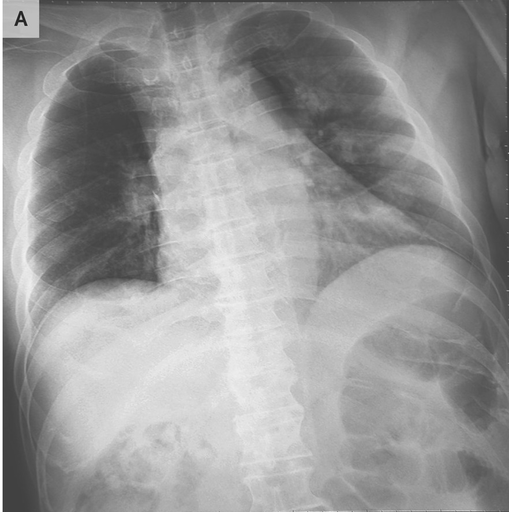
#> input picture extension_restoration_usm/data/medical/clean/cxr_github_01.png, 509 x 512 px
$ python -i auto_detect.py   (imports and definitions only)
#> lines starting #> are read from the running program, lines starting #| are printed output that depends on the picture
"""Blind degradation detector: decides which restoration filters an image needs.

No clean reference and no degradation metadata are used. Three independent
checks, in the order the degradations are physically applied in reverse
(impulse -> Gaussian noise -> blur):

  1. impulse (salt-and-pepper): pixels stuck at 0/1 that disagree with their
     3x3 median. Gives a per-pixel mask and a density.
  2. Gaussian noise: wavelet-MAD sigma estimate (Donoho) on the image after
     impulse pixels are repaired.
  3. blur: multi-scale gradient-energy ratios on the denoised image, mapped to
     a Gaussian sigma by a small regressor calibrated on blurred training
     images (see BlurSigmaModel).
"""
from __future__ import annotations

import numpy as np
from scipy.ndimage import gaussian_filter, median_filter, sobel
from sklearn.ensemble import GradientBoostingRegressor

IMPULSE_DENSITY_MIN = 0.005   # below this the image is treated as impulse-free
NOISE_SIGMA_MIN = 0.015       # wavelet-MAD sigma above this => Gaussian noise present
BLUR_SIGMA_MIN = 1.0          # estimated blur sigma above this => blurred
_EXTREME = 1.5 / 255.0
_IMPULSE_DEV = 0.25


# [43 lines left out: functions _channels, detect_impulse, repair_impulses, estimate_noise_sigma, not called in this run]


def _grad_energy(gray: np.ndarray) -> float:
    gx = sobel(gray, axis=1)
    gy = sobel(gray, axis=0)
    return float(np.mean(gx**2 + gy**2)) + 1e-12


def blur_features(image: np.ndarray) -> np.ndarray:
    """Log gradient-energy ratios after re-blurring at several scales.

    A sharp image loses much gradient energy when re-blurred; an already blurred
    one loses little. Scale-ratio profile is largely image-content independent.
    """
    gray = image if image.ndim == 2 else image.mean(axis=-1)
    e0 = _grad_energy(gray)
    feats = [np.log(_grad_energy(gaussian_filter(gray, s)) / e0) for s in (0.6, 1.0, 1.6, 2.5, 4.0)]
    feats.append(np.log(e0))
    return np.array(feats)


class BlurSigmaModel:
    """Maps blur_features -> Gaussian sigma. Fit on (image, true sigma) pairs."""

    # [4 lines left out: function __init__, not called in this run]

    def fit(self, feats: np.ndarray, sigmas: np.ndarray) -> "BlurSigmaModel":
        self.model.fit(feats, sigmas)
        return self

    def predict(self, image: np.ndarray) -> float:
        return float(max(0.0, self.model.predict(blur_features(image)[None])[0]))


# [16 lines left out: function analyse, not called in this run]

>>> import cv2
>>> picture = cv2.imread('data/medical/clean/cxr_github_01.png', cv2.IMREAD_GRAYSCALE)
#> picture is the input picture: shape (512, 509); min 23, max 255, mean 151
>>> result = blur_features(picture)
#> in _grad_energy, `gy = sobel(gray, axis=0)`:
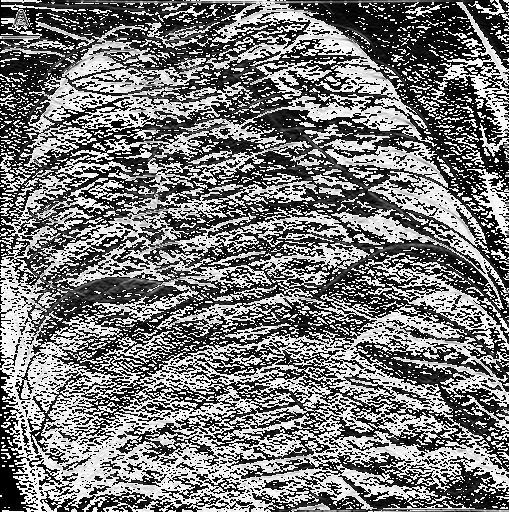
#> gy: shape (512, 509); min 0, max 255, mean 120.9
#> in blur_features, `e0 = _grad_energy(gray)`: e0 = 108.3
#> in _grad_energy (call 4), `gx = sobel(gray, axis=1)`:
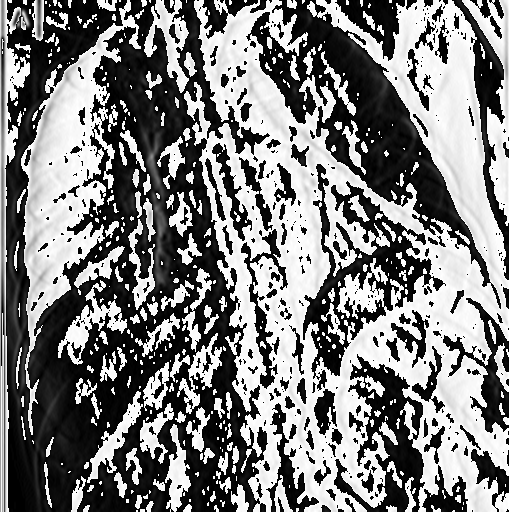
#> gx: shape (512, 509); min 0, max 255, mean 125.5
#> in _grad_energy (call 4), `gy = sobel(gray, axis=0)`:
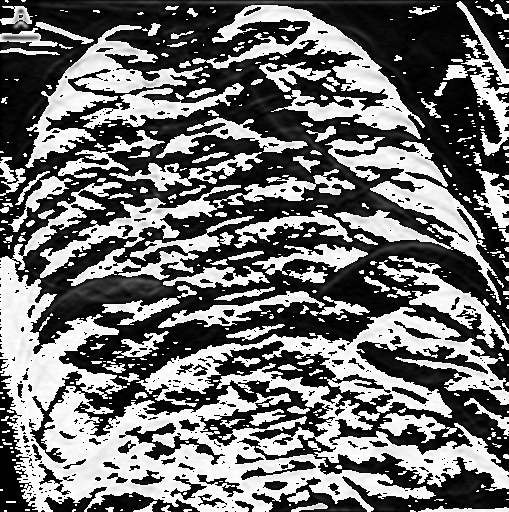
#> gy: shape (512, 509); min 0, max 255, mean 112.5
#> in _grad_energy (call 5), `gx = sobel(gray, axis=1)`:
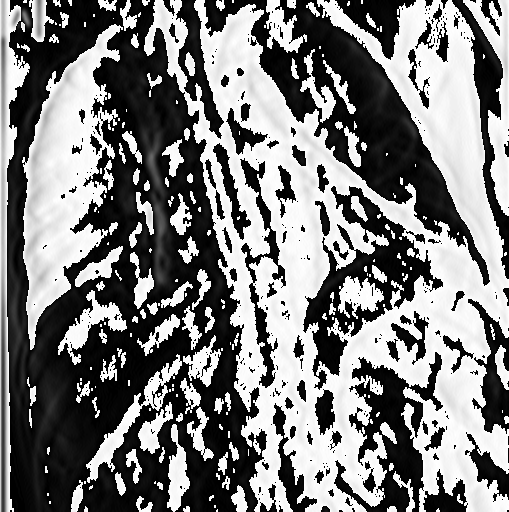
#> gx: shape (512, 509); min 0, max 255, mean 124.2
#> in _grad_energy (call 5), `gy = sobel(gray, axis=0)`:
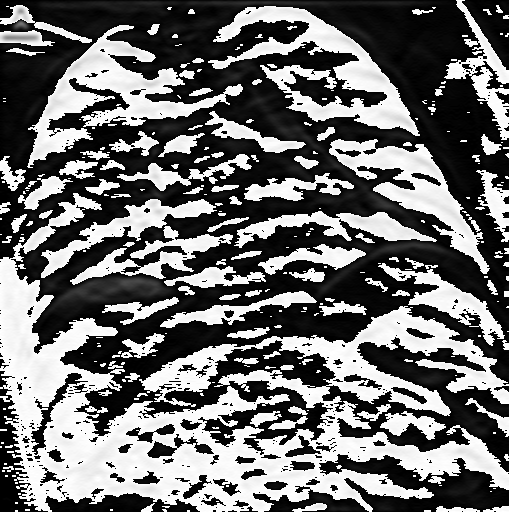
#> gy: shape (512, 509); min 0, max 255, mean 109.5
#> in _grad_energy (call 6), `gx = sobel(gray, axis=1)`:
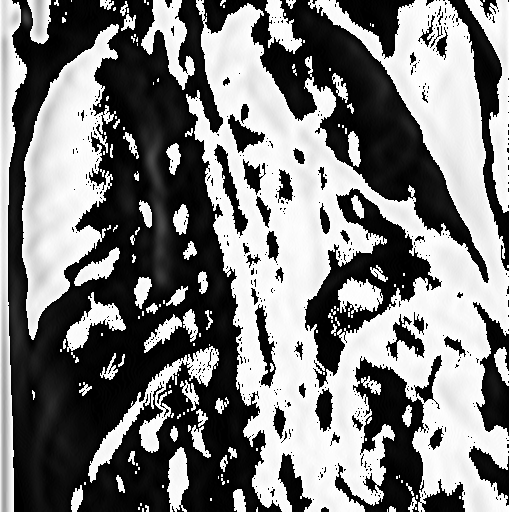
#> gx: shape (512, 509); min 0, max 255, mean 124.7
#> in _grad_energy (call 6), `gy = sobel(gray, axis=0)`:
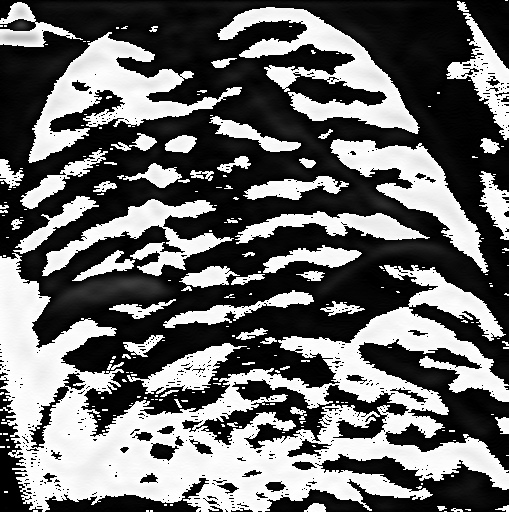
#> gy: shape (512, 509); min 0, max 255, mean 106.1
#> in blur_features, `feats = [np.log(_grad_energy(gaussian_filter(gray, s)) / e0) for s in ..`: feats = [-0.07, -0.135, -0.219, -0.292, -0.389]
#> result = [-0.07, -0.135, -0.219, -0.292, -0.389, 4.69]

$ run again, on extension_restoration_usm/data/medical/clean/cxr_github_02.png
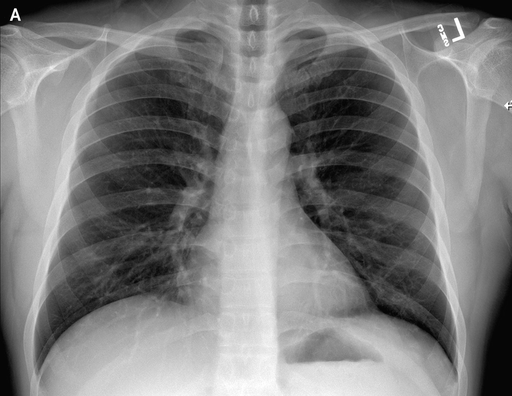
#> input picture extension_restoration_usm/data/medical/clean/cxr_github_02.png, 512 x 396 px
#> picture is the input picture: shape (396, 512); min 0, max 255, mean 124.5
#> in _grad_energy, `gy = sobel(gray, axis=0)`:
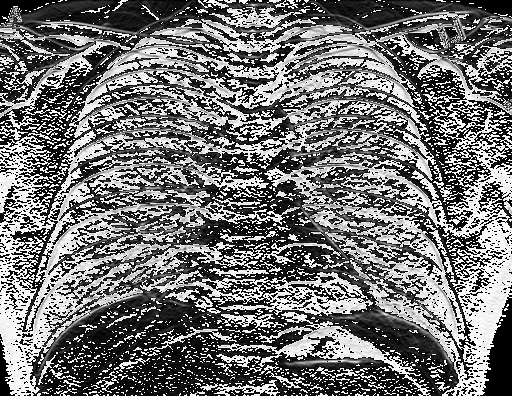
#> gy: shape (396, 512); min 0, max 255, mean 114.8
#> e0 = 112.8
#> in _grad_energy (call 6), `gy = sobel(gray, axis=0)`:
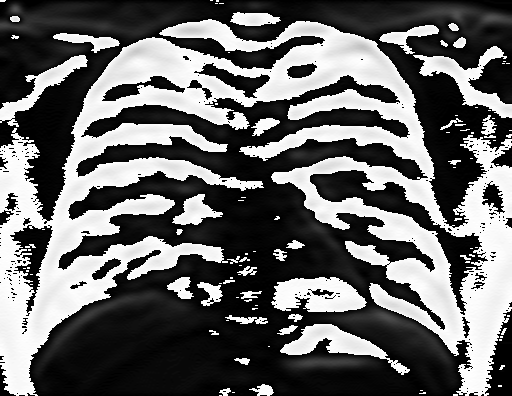
#> gy: shape (396, 512); min 0, max 255, mean 101.9
#> feats = [-0.0316, -0.0586, -0.0929, -0.121, -0.134]
#> result = [-0.0316, -0.0586, -0.0929, -0.121, -0.134, 4.73]

$ run again, on extension_restoration_usm/data/medical/clean/cxr_github_03.png
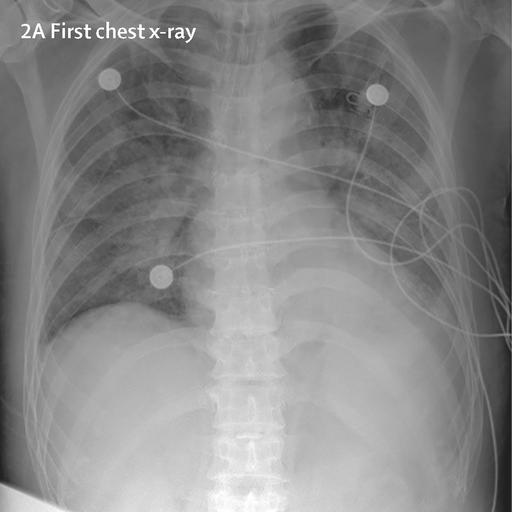
#> input picture extension_restoration_usm/data/medical/clean/cxr_github_03.png, 512 x 512 px
#> picture is the input picture: shape (512, 512); min 29, max 255, mean 135.5
#> in _grad_energy, `gy = sobel(gray, axis=0)`:
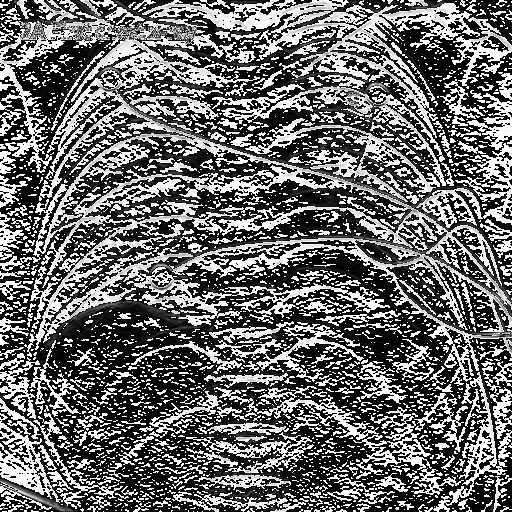
#> gy: shape (512, 512); min 0, max 255, mean 106.6
#> e0 = 94.54
#> in _grad_energy (call 6), `gy = sobel(gray, axis=0)`:
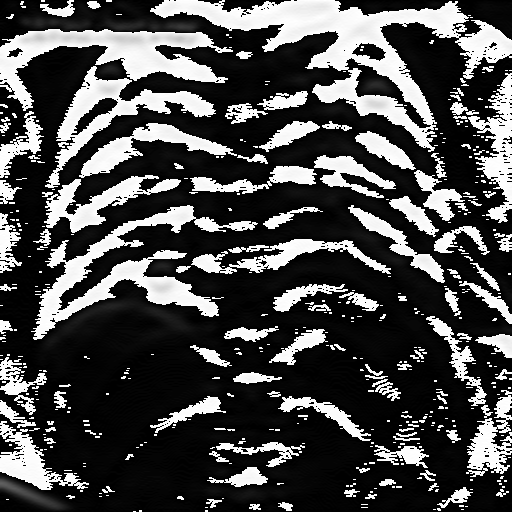
#> gy: shape (512, 512); min 0, max 255, mean 74.3
#> feats = [-0.108, -0.156, -0.223, -0.304, -0.425]
#> result = [-0.108, -0.156, -0.223, -0.304, -0.425, 4.55]

$ run again, on extension_restoration_usm/data/medical/clean/cxr_github_04.png
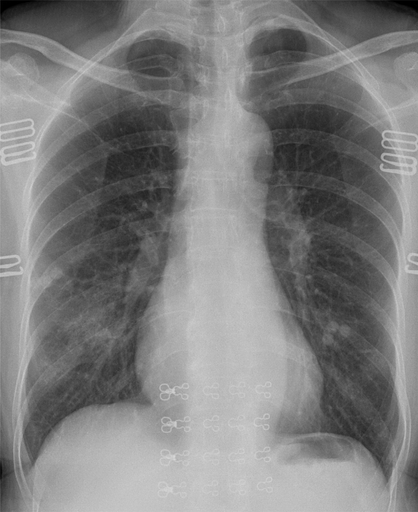
#> input picture extension_restoration_usm/data/medical/clean/cxr_github_04.png, 418 x 512 px
#> picture is the input picture: shape (512, 418); min 0, max 215, mean 126.2
#> e0 = 113.4
#> in _grad_energy (call 6), `gy = sobel(gray, axis=0)`:
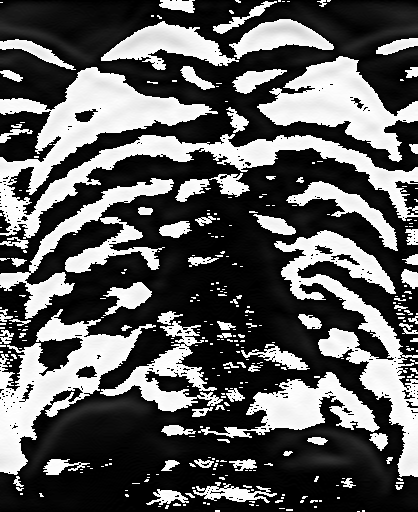
#> gy: shape (512, 418); min 0, max 255, mean 92
#> feats = [-0.0631, -0.119, -0.197, -0.266, -0.341]
#> result = [-0.0631, -0.119, -0.197, -0.266, -0.341, 4.73]
